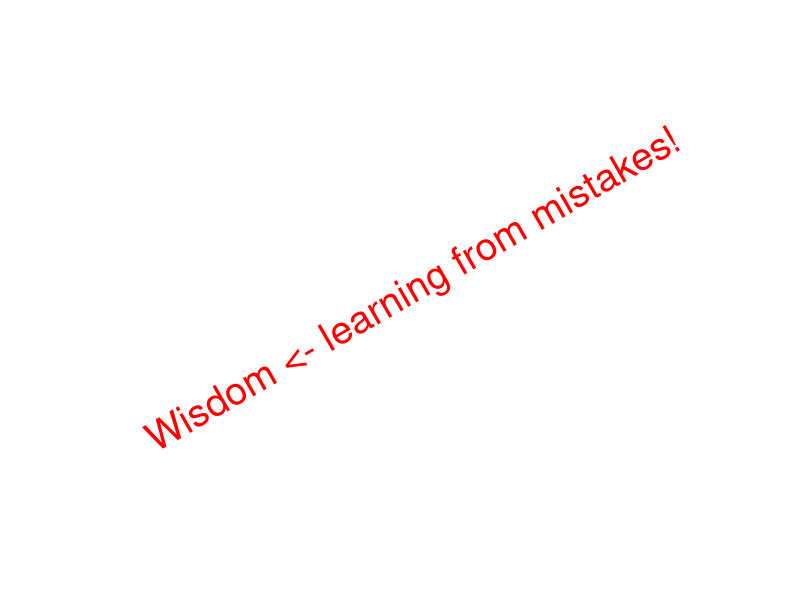

Write R code to recreate this figure.
## ---- chunk 1
knitr::opts_chunk$set(echo = FALSE)
## ---- chunk 2
library(ggplot2)
library(tidyverse)
as_tibble(list(x = 1,
               y = 1)) -> tmpDat

# png(file = "wisdom.png", type = "cairo", width = 6000, height = 4800, res = 300)
ggplot(data = tmpDat,
       aes(x = x, y = y)) +
  geom_text(label = "Wisdom <- learning from mistakes!",
            size = 10,
            colour = "red",
            angle = 30) +
  xlab("") +
  ylab("") +
  theme_bw() +
  theme(panel.grid.major = element_blank(),
        panel.grid.minor = element_blank(),
        panel.border = element_blank(),
        panel.background = element_blank(),
        axis.line = element_blank(),
        axis.text = element_blank(),
        axis.ticks = element_blank()) 
# dev.off()
